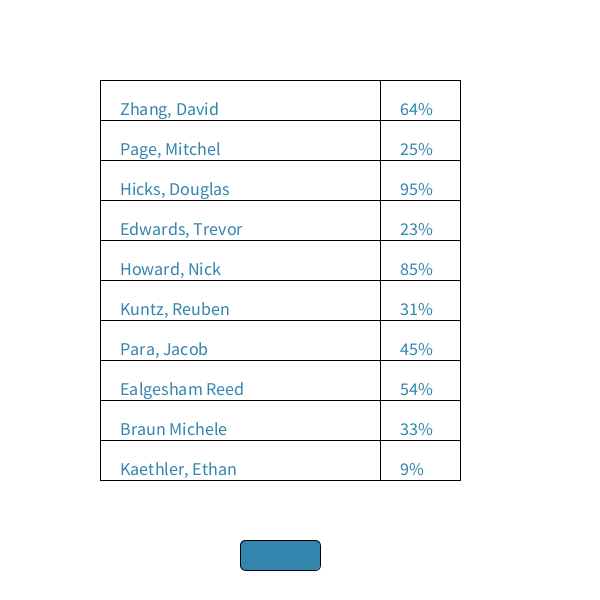
Frame 1 (no input)
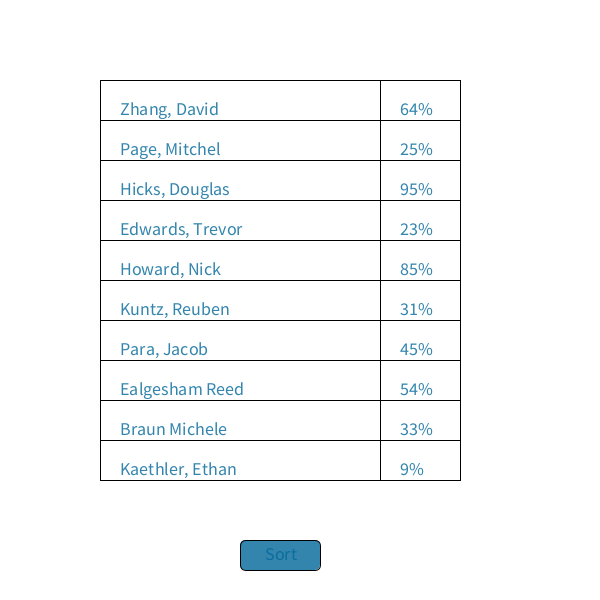
Frame 60 (the mouse pressed at the canvas centre just before this capture)
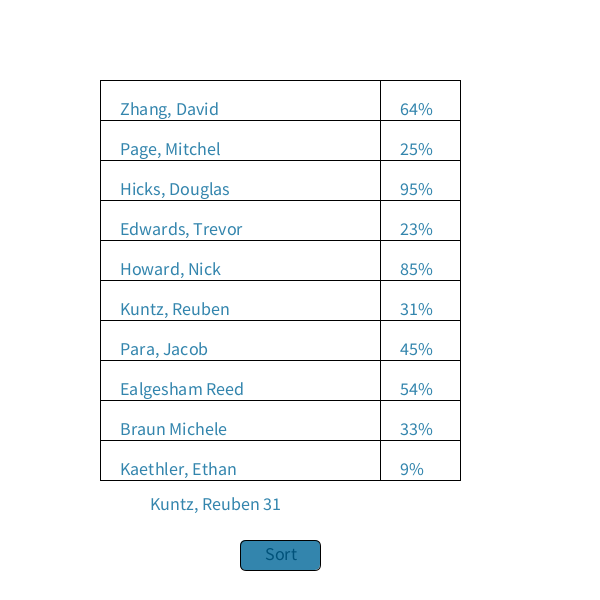
Frame 120 (the mouse held since frame 60 and released just before this capture)

The Processing sketch that drew these frames (run headless with seeded random() and noise(); from frame 60 on, the mouse is pressed at the canvas centre):

// Processing sketch: Sorter_v2
// ── Sorter_v2.pde
int[] grades = {(int)(random(0,100)),(int)(random(0,100)),(int)(random(0,100)),(int)(random(0,100)),(int)(random(0,100)),(int)(random(0,100)),(int)(random(0,100)),(int)(random(0,100)),(int)(random(0,100)),(int)(random(0,100))};
String[] names = {"Zhang, David","Page, Mitchel","Hicks, Douglas","Edwards, Trevor","Howard, Nick","Kuntz, Reuben","Para, Jacob","Ealgesham Reed","Braun Michele","Kaethler, Ethan"};
int sto;
String stoNames;


void setup(){
  size(600,600);
  textSize(18);
}

void draw(){
  background(255,255,255);
  table();
  button(0, 102, 153);
  fillTable();
  
  if(mouseX > 260 && mouseX < 340 && mouseY > 540 && mouseY < 620){
    button(0,122, 173);
    if(mousePressed){
      sortMethod();
    }
  }
  
  for(int i =0; i<10; i++){
    if(mouseX > 100 && mouseX < 460 && mouseY > (i*40 + 80) && mouseY < (i*40 + 120)){
      text(names[i] + " " + grades[i],150,510);
      fill(0,0,0);
    }
  }
}

void sortMethod(){
    for(int i =0; i<10; i++){
      for(int j = i; j < 10; j++){
        if(grades[i] > grades[j]){
          sto = grades[i];
          stoNames = names[i];
          grades[i] = grades[j];
          names[i] = names[j];
          grades[j] = sto;
          names[j] = stoNames; 
        }
      }
    }
  println(grades);
}

void table(){
  for(int i = 0; i <11; i++){ // Draws horizontal cell lines
    line(100,80 + i*40,460,80 + i*40);
  }
  // Draw vertical cell ines
  line(100,80,100,480);
  line(460,80,460,480);
  line(380,80,380,480);
}

void button(int a, int b, int c){
 // fill(255,255,255);
  text("Sort",265,560);
  fill(255,255,255);
  fill(a,b,c,204);
  rect(240,540,80,30,6);
}

void fillTable(){ //Prints text to each cell
  for(int i = 0; i < 10; i++){ // Print Names
    text(names[i],120,115 + i*40);
  }
  for (int i = 0; i < 10; i++){ //Print Grades
    text(grades[i] + "%",400,115 + i*40);
  }
}
